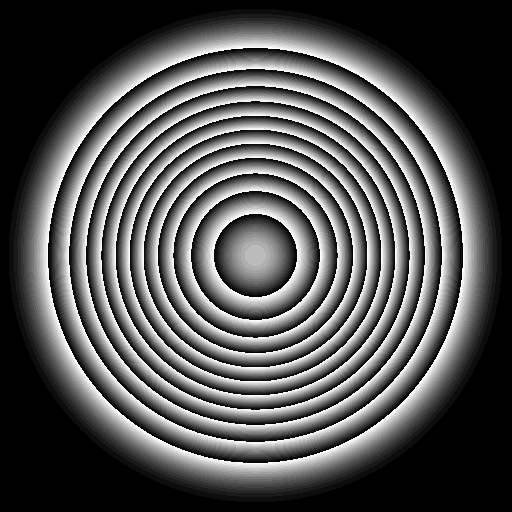
#> input picture after-ham512.bmp, 512 x 512 px
$ jupyter execute histogram.ipynb
#> lines starting #> are read from the running program, lines starting #| are printed output that depends on the picture
[cell 1]
import numpy as np
import matplotlib.pyplot as plt
import pandas as pd
import cv2

[cell 2]
img = cv2.imread("./after-ham512.bmp")
#> img is the input picture: shape (512, 512, 3); min 0, max 255, mean 84.4
hist = img.flatten()
#print(hist)

[cell 3]
plt.hist(hist, bins=256)
plt.xlabel("pixels")
plt.ylabel("histograms")
plt.xlim(0,255)
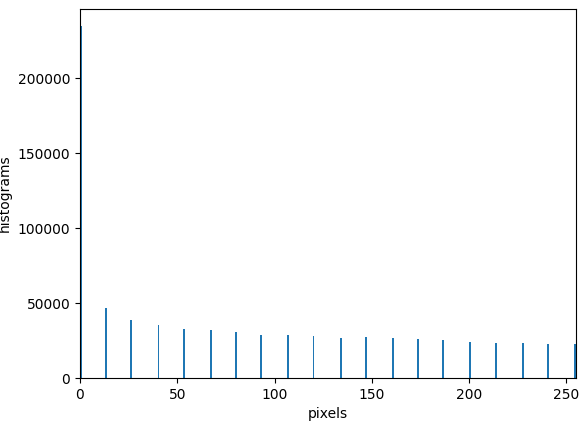
#> figure drawn by matplotlib, 1 panel; tallest bar 234837 high, from x = 0 to 0.996

[cell 4]
left = np.array([0, 85, 170, 255])
height = np.array([0, 0, 255, 255])
plt.plot(left, height)
plt.xticks(left, ['0', 'MIN', 'MAX', '255'])
plt.xlabel('before-Brightness')
plt.ylabel('after-Brightness')
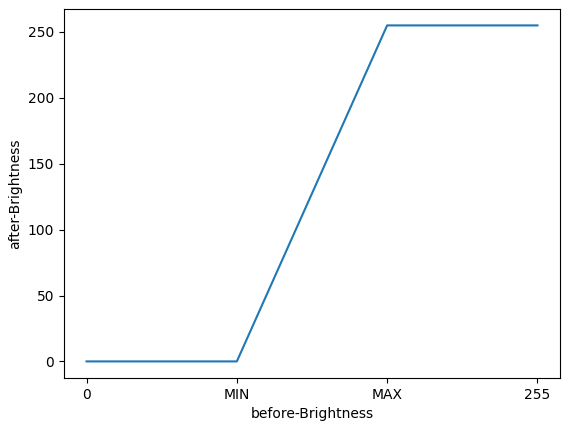
#> figure drawn by matplotlib, 1 panel

[cell 5]
left = np.array([0, 85, 85, 170, 170, 255])
height = np.array([0, 255, 0, 255, 0, 255])
plt.plot(left, height)
plt.xticks([0, 85, 170, 255], ['0', 'RANGE', '2 * RANGE', '255'])
plt.xlabel('before-Brightness')
plt.ylabel('after-Brightness')
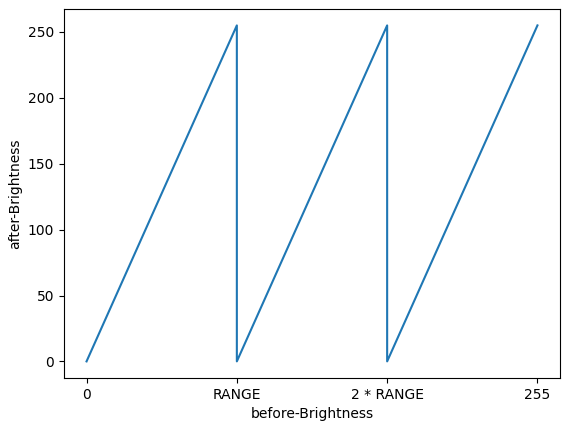
#> figure drawn by matplotlib, 1 panel
